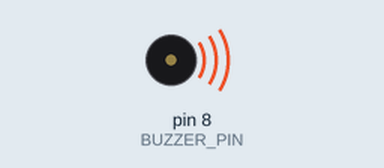
A sketch run on a simulated Arduino Uno, built with avr-gcc and run on an emulated ATmega328P. Parts: buzzer (waves = sounding).

Above: at 0.1 s.
At 31.5 s:
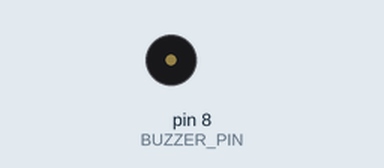
Timing chart, 0 to 33.0 s (numbered marks = the images above):
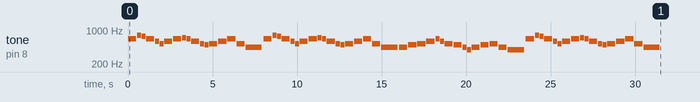

The sketch:

flu.ino
```cpp
#define BUZZER_PIN 8  // Pino onde o buzzer está conectado

// Definições das frequências das notas musicais
#define NOTE_B0  31
#define NOTE_C1  33
#define NOTE_CS1 35
#define NOTE_D1  37
#define NOTE_DS1 39
#define NOTE_E1  41
#define NOTE_F1  44
#define NOTE_FS1 46
#define NOTE_G1  49
#define NOTE_GS1 52
#define NOTE_A1  55
#define NOTE_AS1 58
#define NOTE_B1  62
#define NOTE_C2  65
#define NOTE_CS2 69
#define NOTE_D2  73
#define NOTE_DS2 78
#define NOTE_E2  82
#define NOTE_F2  87
#define NOTE_FS2 93
#define NOTE_G2  98
#define NOTE_GS2 104
#define NOTE_A2  110
#define NOTE_AS2 117
#define NOTE_B2  123
#define NOTE_C3  131
#define NOTE_CS3 139
#define NOTE_D3  147
#define NOTE_DS3 156
#define NOTE_E3  165
#define NOTE_F3  175
#define NOTE_FS3 185
#define NOTE_G3  196
#define NOTE_GS3 208
#define NOTE_A3  220
#define NOTE_AS3 233
#define NOTE_B3  247
#define NOTE_C4  262
#define NOTE_CS4 277
#define NOTE_D4  294
#define NOTE_DS4 311
#define NOTE_E4  330
#define NOTE_F4  349
#define NOTE_FS4 370
#define NOTE_G4  392
#define NOTE_GS4 415
#define NOTE_A4  440
#define NOTE_AS4 466
#define NOTE_B4  494
#define NOTE_C5  523
#define NOTE_CS5 554
#define NOTE_D5  587
#define NOTE_DS5 622
#define NOTE_E5  659
#define NOTE_F5  698
#define NOTE_FS5 740
#define NOTE_G5  784
#define NOTE_GS5 831
#define NOTE_A5  880
#define NOTE_AS5 932
#define NOTE_B5  988
#define NOTE_C6  1047
#define NOTE_CS6 1109
#define NOTE_D6  1175
#define NOTE_DS6 1245
#define NOTE_E6  1319
#define NOTE_F6  1397
#define NOTE_FS6 1480
#define NOTE_G6  1568
#define NOTE_GS6 1661
#define NOTE_A6  1760
#define NOTE_AS6 1865
#define NOTE_B6  1976
#define NOTE_C7  2093
#define NOTE_CS7 2217
#define NOTE_D7  2349
#define NOTE_DS7 2489
#define NOTE_E7  2637
#define NOTE_F7  2794
#define NOTE_FS7 2960
#define NOTE_G7  3136
#define NOTE_GS7 3322
#define NOTE_A7  3520
#define NOTE_AS7 3729
#define NOTE_B7  3951
#define NOTE_C8  4186
#define NOTE_CS8 4435
#define NOTE_D8  4699
#define NOTE_DS8 4978
#define PAUSA     0  // Pausa/silêncio

// Velocidade da música (maior = mais lento)
int tempo = 112;

// Melodia do Hino do Fluminense
int melodia[] = {
  NOTE_E5,4, NOTE_G5,8, NOTE_FS5,8, NOTE_E5,4, NOTE_D5,8, NOTE_C5,8,
  NOTE_D5,4, NOTE_E5,4, NOTE_F5,8, NOTE_E5,8, NOTE_D5,4, NOTE_C5,8, NOTE_B4,8,
  NOTE_C5,4, NOTE_D5,4, NOTE_E5,4, NOTE_C5,4, NOTE_A4,2,

  NOTE_E5,4, NOTE_G5,8, NOTE_FS5,8, NOTE_E5,4, NOTE_D5,8, NOTE_C5,8,
  NOTE_D5,4, NOTE_E5,4, NOTE_F5,8, NOTE_E5,8, NOTE_D5,4, NOTE_C5,8, NOTE_B4,8,
  NOTE_C5,4, NOTE_D5,4, NOTE_E5,4, NOTE_C5,4, NOTE_A4,2,

  NOTE_A4,4, NOTE_B4,4, NOTE_C5,4, NOTE_D5,4,
  NOTE_E5,8, NOTE_D5,8, NOTE_C5,4, NOTE_B4,4,
  NOTE_A4,8, NOTE_G4,8, NOTE_A4,4, NOTE_B4,4,
  NOTE_C5,4, NOTE_A4,4, NOTE_G4,2,

  NOTE_E5,4, NOTE_G5,8, NOTE_FS5,8, NOTE_E5,4, NOTE_D5,8, NOTE_C5,8,
  NOTE_D5,4, NOTE_E5,4, NOTE_F5,8, NOTE_E5,8, NOTE_D5,4, NOTE_C5,8, NOTE_B4,8,
  NOTE_C5,4, NOTE_D5,4, NOTE_E5,4, NOTE_C5,4, NOTE_A4,2
};

// Calcula o número total de notas
int totalNotas = sizeof(melodia) / sizeof(melodia[0]) / 2;

// Calcula a duração de uma semibreve em ms
int semibreve = (60000 * 4) / tempo;

void setup() {
  // Executa a melodia
  for (int estaNota = 0; estaNota < totalNotas * 2; estaNota += 2) {
    int divisor = melodia[estaNota + 1];
    int duracaoNota = semibreve / abs(divisor);

    if (divisor < 0) // Nota pontuada
      duracaoNota *= 1.5;

    tone(BUZZER_PIN, melodia[estaNota], duracaoNota * 0.9);
    delay(duracaoNota);
    noTone(BUZZER_PIN);
  }
}

void loop() {
  // Não repete (executa apenas uma vez)
}
```
